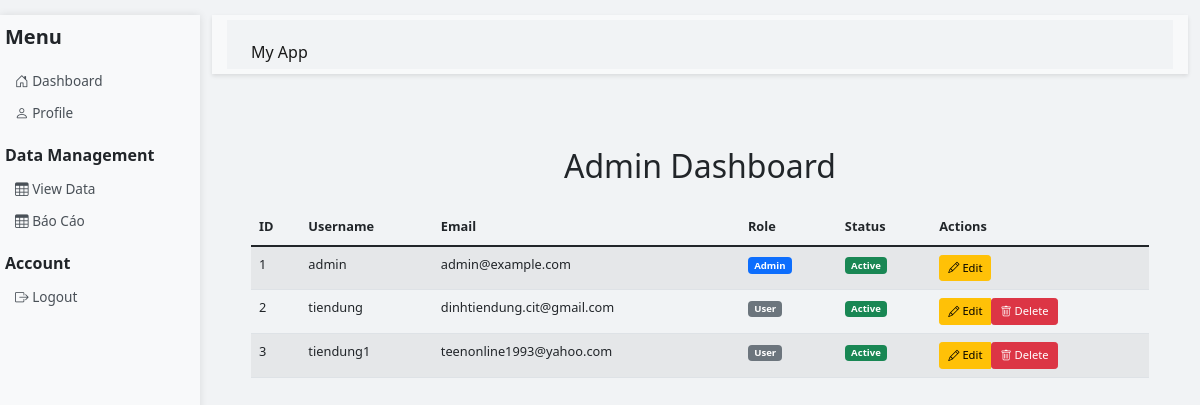
The page /admin (signed in) on the database its author committed.
### app.py (models this page shows, shortened)
class User(db.Model):
    id = db.Column(db.Integer, primary_key=True)
    username = db.Column(db.String(80), unique=True, nullable=False)
    email = db.Column(db.String(120), unique=True, nullable=False)
    password_hash = db.Column(db.String(120), nullable=False)
    is_admin = db.Column(db.Boolean, default=False)  # Thêm trường is_admin
    is_active = db.Column(db.Boolean, default=True)  # Thêm trường để khóa/mở khóa tài khoản

### app.py (the view)
@app.route('/admin')
@admin_required
def admin_dashboard():
    users = User.query.all()
    return render_template('admin/dashboard.html', users=users)

### app.py (called while the page is built)
def admin_required(f):
    @wraps(f)
    def decorated_function(*args, **kwargs):
        if 'username' not in session:
            return redirect(url_for('login'))
        user = User.query.filter_by(username=session['username']).first()
        if not user or not user.is_admin:
            abort(403)  # Forbidden
        return f(*args, **kwargs)
    return decorated_function

### templates/admin/dashboard.html (shortened to what this page needs)
{% extends "base.html" %}
{% block content %}
<div class="container mt-5">
    <h2 class="text-center mb-4">Admin Dashboard</h2>
    <div class="table-responsive">
        <table class="table table-striped table-hover">
            <thead>
                <tr>
                    <th scope="col">ID</th>
                    <th scope="col">Username</th>
                    <th scope="col">Email</th>
                    <th scope="col">Role</th>
                    <th scope="col">Status</th>
                    <th scope="col">Actions</th>
                </tr>
            </thead>
            <tbody>
                {% for user in users %}
                    <tr>
                        <td>{{ user.id }}</td>
                        <td>{{ user.username }}</td>
                        <td>{{ user.email }}</td>
                        <td>
                            <span class="badge {% if user.is_admin %}bg-primary{% else %}bg-secondary{% endif %}">
                                {% if user.is_admin %}Admin{% else %}User{% endif %}
                            </span>
                        </td>
                        <td>
                            <span class="badge {% if user.is_active %}bg-success{% else %}bg-danger{% endif %}">
                                {% if user.is_active %}Active{% else %}Inactive{% endif %}
                            </span>
                        </td>
                        <td>
                            <div class="btn-group" role="group">
                                <a href="{{ url_for('admin_edit_user', user_id=user.id) }}"
                                   class="btn btn-warning btn-sm">
                                    <i class="bi bi-pencil"></i> Edit
                                </a>
                                {% if user.username != session['username'] %}
                                    <form action="{{ url_for('admin_delete_user', user_id=user.id) }}"
                                          method="POST"
                                          class="d-inline">
                                        <button type="submit"
                                                class="btn btn-danger btn-sm"
                                                onclick="return confirm('Are you sure you want to delete this user?')">
                                            <i class="bi bi-trash"></i> Delete
                                        </button>
                                    </form>
                                {% endif %}
                            </div>
                        </td>
                    </tr>
                {% endfor %}
            </tbody>
        </table>
    </div>
</div>
{% endblock %}

### templates/base.html (style rules this page uses)
table th, table td { font-size: 0.8rem; }
.btn-sm { font-size: 0.7rem; padding: 0.25rem 0.5rem; }
table { width: 100%; table-layout: auto; }
td, th { padding: 0.3rem 0.6rem; }

### rows shown on the page
User: id "1", username "admin", email "admin@example.com", is_admin "Admin", is_active "Active"
User: id "2", username "tiendung", email "dinhtiendung.cit@gmail.com", is_admin "User", is_active "Active"
User: id "3", username "tiendung1", email "teenonline1993@yahoo.com", is_admin "User", is_active "Active"
